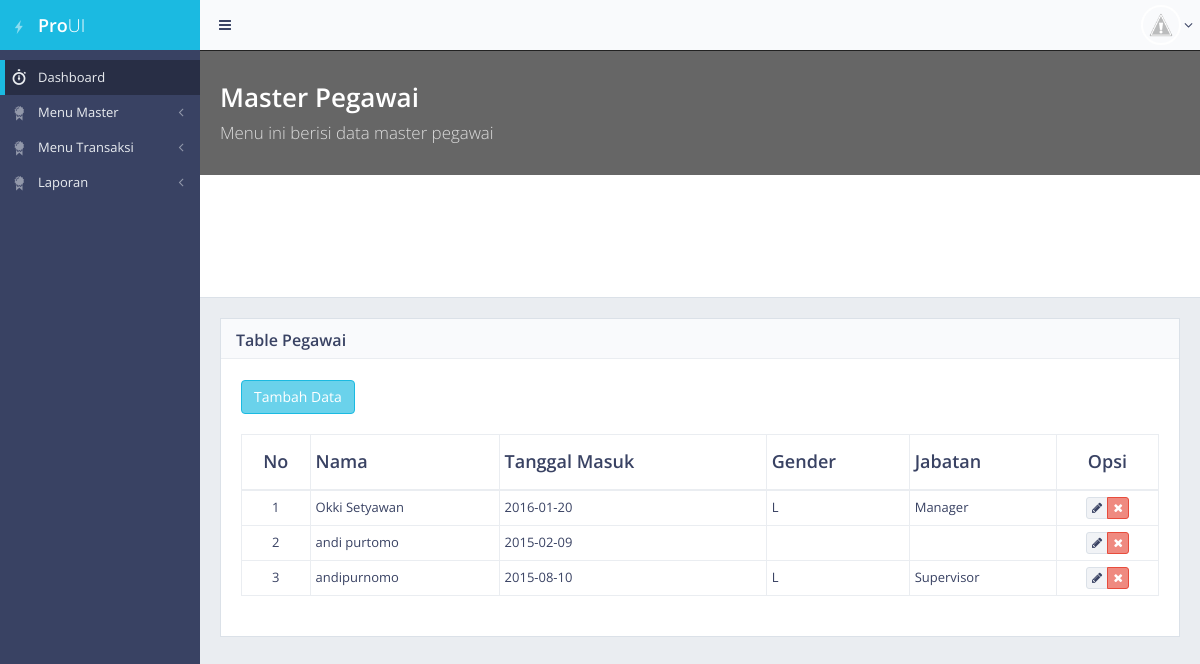
The app's page /master_pegawai_view.php (signed in), older data.
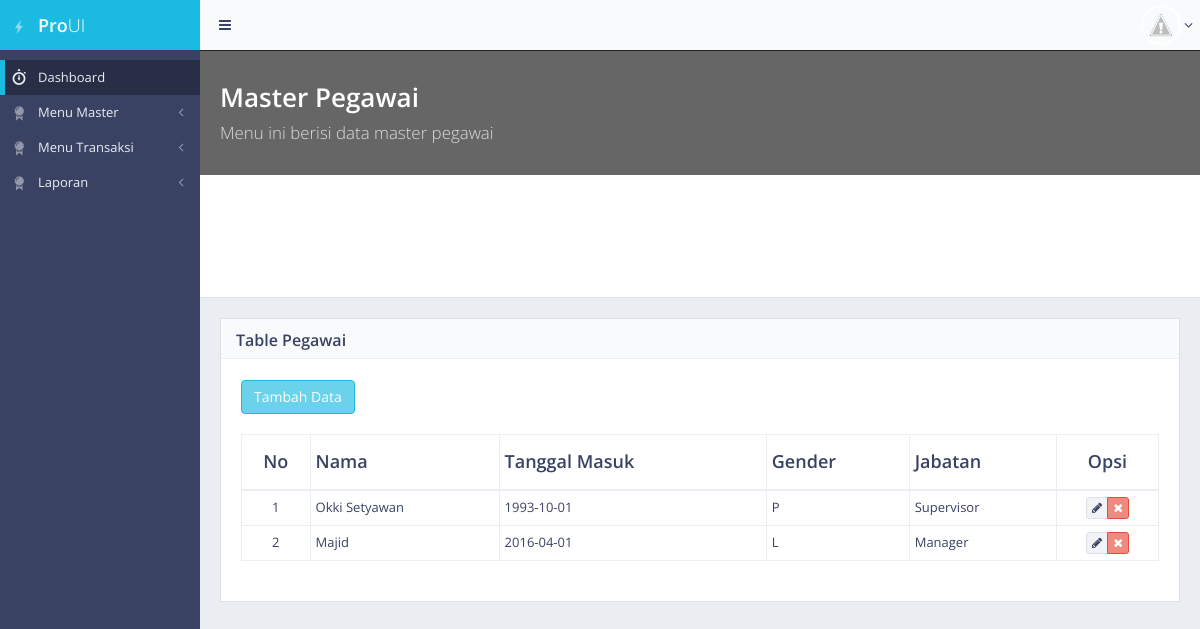
The same page, newer data.
### tables this page shows
CREATE TABLE `tab_pegawai` (
  `id` int(11) NOT NULL AUTO_INCREMENT,
  `nama` varchar(255) DEFAULT NULL,
  `tanggal_masuk` date DEFAULT NULL,
  `tempat_lahir` varchar(255) DEFAULT NULL,
  `tanggal_lahir` date DEFAULT NULL,
  `gender` text,
  `alamat` text,
  `id_jabatan` int(11) DEFAULT NULL,
  `email` text,
  `no_telp` text,
  `data_available` varchar(5) DEFAULT NULL,
  `user_insert` varchar(255) DEFAULT NULL,
  `date_insert` varchar(255) DEFAULT NULL,
  `user_update` varchar(255) DEFAULT NULL,
  `date_update` varchar(255) DEFAULT NULL,
  `user_delete` varchar(255) DEFAULT NULL,
  `date_delete` varchar(255) DEFAULT NULL,
  PRIMARY KEY (`id`)
);

CREATE TABLE `tab_jabatan` (
  `id` int(10) NOT NULL AUTO_INCREMENT,
  `nama_jabatan` varchar(50) DEFAULT NULL,
  `user_insert` varchar(50) DEFAULT NULL,
  `date_insert` varchar(50) DEFAULT NULL,
  `user_update` varchar(50) DEFAULT NULL,
  `date_update` varchar(50) DEFAULT NULL,
  PRIMARY KEY (`id`)
);

### master_pegawai_view.php (the view, shortened to what this page needs)
<!DOCTYPE html>
 <html class="no-js">
    <head>
        <link rel="stylesheet" href="assets/css/bootstrap.min.css">
        <link rel="stylesheet" href="assets/css/plugins.css">
        <link rel="stylesheet" href="assets/css/main.css">
        <link rel="stylesheet" href="assets/css/themes.css">
    </head>
    <body>
        <div id="page-container" class="sidebar-partial sidebar-visible-lg sidebar-no-animations">
            <div id="sidebar">
                <div class="sidebar-scroll">
                    <div class="sidebar-content">
                        <a href="index.html" class="sidebar-brand">
                            <i class="gi gi-flash"></i><strong>Pro</strong>UI
                        </a>
                        <ul class="sidebar-nav">
                            <li>
                                <a href="index.html" class=" active"><i class="gi gi-stopwatch sidebar-nav-icon"></i>Dashboard</a>
                            </li>
                            <li>
                                <a href="#" class="sidebar-nav-menu"><i class="fa fa-angle-left sidebar-nav-indicator"></i><i class="gi gi-certificate sidebar-nav-icon"></i>Menu Master</a>
                            </li>
                             <li>
                                <a href="#" class="sidebar-nav-menu"><i class="fa fa-angle-left sidebar-nav-indicator"></i><i class="gi gi-certificate sidebar-nav-icon"></i>Menu Transaksi</a>
                            </li>
                             <li>
                                <a href="#" class="sidebar-nav-menu"><i class="fa fa-angle-left sidebar-nav-indicator"></i><i class="gi gi-certificate sidebar-nav-icon"></i>Laporan</a>
                            </li>
                                </ul>
                    </div>
                </div>
            </div>
            <div id="main-container">
                <header class="navbar navbar-default">
                    <ul class="nav navbar-nav-custom">
                        <li>
                            <a href="javascript:void(0)" onclick="App.sidebar('toggle-sidebar');">
                                <i class="fa fa-bars fa-fw"></i>
                            </a>
                        </li>
                    </ul>
                    <ul class="nav navbar-nav-custom pull-right">
                        <li class="dropdown">
                            <a href="javascript:void(0)" class="dropdown-toggle" data-toggle="dropdown">
                                <img src="images/photo.jpg" alt="avatar"> <i class="fa fa-angle-down"></i>
                            </a>
                        </li>
                    </ul>
                </header>
                <div id="page-content">
                    <div class="content-header content-header-media">
                        <div class="header-section">
                            <div class="row">
                                <div class="col-md-4 col-lg-6 hidden-xs hidden-sm">
                                    <h1>  <strong>Master Pegawai</strong><br>
                                    <small>Menu ini berisi data master pegawai</small></h1>
                                </div>
                            </div>
                        </div>
                                          </div>
                    <div class="block full">
                        <div class="block-title">
                            <h2><strong>Table Pegawai</strong></h2>
                        </div>
                        <a href="master_pegawai_add.php" class="btn btn-primary"> Tambah Data</a>
                        <br>
                        <div class="table-responsive">
                            <table id="example-datatable" class="table table-vcenter table-condensed table-bordered">
                                <thead>
                                    <tr>
                                        <th class="text-center">No</th>
                                        <th>Nama</th>
                                        <th>Tanggal Masuk</th>
                                        <th>Gender</th>
                                        <th>Jabatan</th>
                                        <th class="text-center">Opsi</th>
                                    </tr>
                                </thead>
                                <tbody>
                                <?php
	                        	$sql = "select a.*,b.nama_jabatan from tab_pegawai a
left join tab_jabatan b on b.id = a.id_jabatan ";
	                        	$exsql = mysql_query($sql);
	                        	$no=1;
	                        	while($row = mysql_fetch_array($exsql)){
	                        	?>
                                    <tr>
                                        <td class="text-center"><?php echo $no;?></td>
                                        <td><?php echo $row['nama']; ?></td>
                                        <td><?php echo $row['tanggal_masuk']; ?></td>
                                        <td><?php echo $row['gender']; ?></td>
                                        <td><?php echo $row['nama_jabatan']; ?></td>
                                        <td class="text-center">
                                            <div class="btn-group">
                                                <a href="master_pegawai_edit.php?id=<?php echo $row['id'];?>" data-toggle="tooltip" title="Edit" class="btn btn-xs btn-default"><i class="fa fa-pencil"></i></a>
                                                <a href="master_pegawai_delete.php?id=<?php echo $row['id'];?>" data-toggle="tooltip" title="Delete" class="btn btn-xs btn-danger"><i class="fa fa-times"></i></a>
                                            </div>
                                        </td>
                                    </tr>
                                <?php
                                $no++;
                            	}
                                ?>
                                </tbody>
                            </table>
                        </div>
                    </div>
                        </div>
                    </div>
                </div>
    </body>
</html>

Row changes from the older to the newer data that the page shows:
removed tab_pegawai: nama "andi purtomo", tanggal_masuk "2015-02-09"
removed tab_pegawai: nama "andipurnomo", tanggal_masuk "2015-08-10", gender "L", tab_jabatan.nama_jabatan "Supervisor"
changed tab_pegawai "Okki Setyawan": tanggal_masuk "2016-01-20" → "1993-10-01"; gender "L" → "P"; tab_jabatan.nama_jabatan "Manager" → "Supervisor"
added tab_pegawai: nama "Majid", tanggal_masuk "2016-04-01", gender "L", tab_jabatan.nama_jabatan "Manager"
